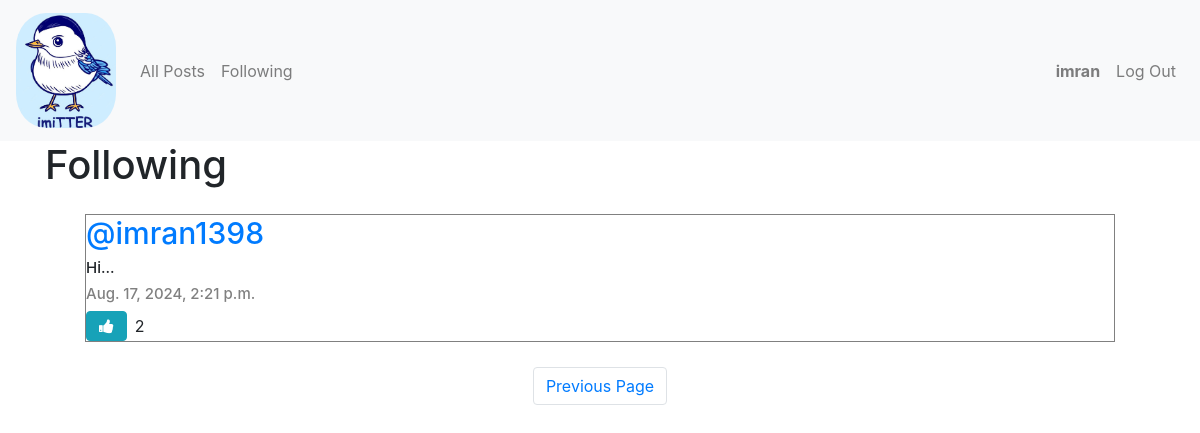
Page /following?page=2 (signed in) on the committed database.
### network/models.py (models this page shows, shortened)
class User(AbstractUser):
    pass

class Post(models.Model):
    content = models.CharField(max_length=140)
    user = models.ForeignKey(User, on_delete=models.CASCADE, related_name="author")
    date = models.DateTimeField(auto_now_add=True)
    def like_count(self):
        return self.post_like.count()

### network/views.py (the view)
# urls.py: path("following", views.following, name="following"),
def following(request):
    currentUser = User.objects.get(pk=request.user.id)
    followingPeople = Follow.objects.filter(user=currentUser)
    allPosts = Post.objects.all().order_by('id').reverse()
    followingPosts = []
    for post in allPosts:
        for person in followingPeople:
            if person.user_follower == post.user:
                followingPosts.append(post)
    paginator = Paginator(followingPosts, 10)
    page_number = request.GET.get('page')
    posts_of_the_page = paginator.get_page(page_number)
    return render(request, "network/following.html", {
        "posts_of_the_page": posts_of_the_page
    })

### network/templates/network/following.html (shortened to what this page needs)
{% extends "network/layout.html" %}
{% block body %}
<h1>Following</h1>
<div class="all-posts">
    {% for post in posts_of_the_page %}
    <div class="row post">
        <h5 class="username"><a href="{% url 'profile' user_id=post.user.id %}">@{{ post.user }}</a></h5>
        <h6 class="content">{{ post.content }}</h6>
        <h6 class="date">{{ post.date }}</h6>
        <div class="d-flex align-items-center like-unlike-buttons">
            {% if user.is_authenticated %}
            <div class="d-flex align-items-center">
                <button
                    class="btn btn-info fa {% if post.id in whoYouLiked %}fa-thumbs-down{% else %}fa-thumbs-up{% endif %}"
                    onclick="likeHandler({{ post.id }}, {{ whoYouLiked }})" id="{{ post.id }}"></button>
                <p id="like-count-{{ post.id }}" class="ml-2 mb-0">{{ post.like_count }}</p>
            </div>
            {% endif %}
        </div>
    </div>
    {% endfor %}
</div>
<nav aria-label="Page navigation example">
    <ul class="pagination d-flex justify-content-center">
        {% if posts_of_the_page.has_previous %}
        <li class="page-item"><a class="page-link" href="?page={{ posts_of_the_page.previous_page_number }}">Previous
                Page</a></li>
        {% endif %}
    </ul>
</nav>
{% endblock %}
{% load static %}

### network/templates/network/layout.html (shortened to what this page needs)
{% load static %}
<!DOCTYPE html>
<html lang="en">
<head>
    <link rel="stylesheet" href="https://stackpath.bootstrapcdn.com/bootstrap/4.4.1/css/bootstrap.min.css"
>
    <link href="{% static 'network/styles.css' %}" rel="stylesheet">
    <link rel="stylesheet" href="https://cdnjs.cloudflare.com/ajax/libs/font-awesome/4.7.0/css/font-awesome.min.css">
</head>
<body>
    <nav class="navbar navbar-expand-lg navbar-light bg-light">
        <a class="navbar-brand" href="{% url 'index' %}">
            <img class="img-fluid" src="{% static 'Images/blue.jpg' %}" alt="imiTTER"
                style="max-width: 100px; border-radius: 30%;">
        </a>
        <ul class="navbar-nav d-flex w-100 align-items-center">
            <li class="nav-item">
                <a class="nav-link" href="{% url 'index' %}">All Posts</a>
            </li>
            {% if user.is_authenticated %}
            <li class="nav-item">
                <a class="nav-link" href="{% url 'following' %}">Following</a>
            </li>
            {% endif %}
            {% if user.is_authenticated %}
            <li class="nav-item">
                <a class="nav-link" href="{% url 'profile' user_id=user.id %}"><strong>{{ user.username }}</strong></a>
            </li>
            <li class="nav-item">
                <a class="nav-link" href="{% url 'logout' %}">Log Out</a>
            </li>
            {% endif %}
        </ul>
    </nav>
    <div class="body container">
        {% block body %}
        {% endblock %}
    </div>
</body>
</html>

### network/static/network/styles.css (style rules this page uses)
.all-posts { display: flex; justify-content: flex-start; flex-direction: column; margin: 20px; }
.post { border: 0.1px solid gray; display: flex; justify-content: center; flex-direction: column; box-sizing: border-box; margin: 5px 20px; }
.content { font-size: 15px; }
.username { font-size: 30px; }
.date { color: gray; font-size: 15px; }

### rows in the picture
User: username "imran"
Post: user "imran1398", content "Hi...", date "Aug. 17, 2024, 2:21 p.m.", like_count "2"
